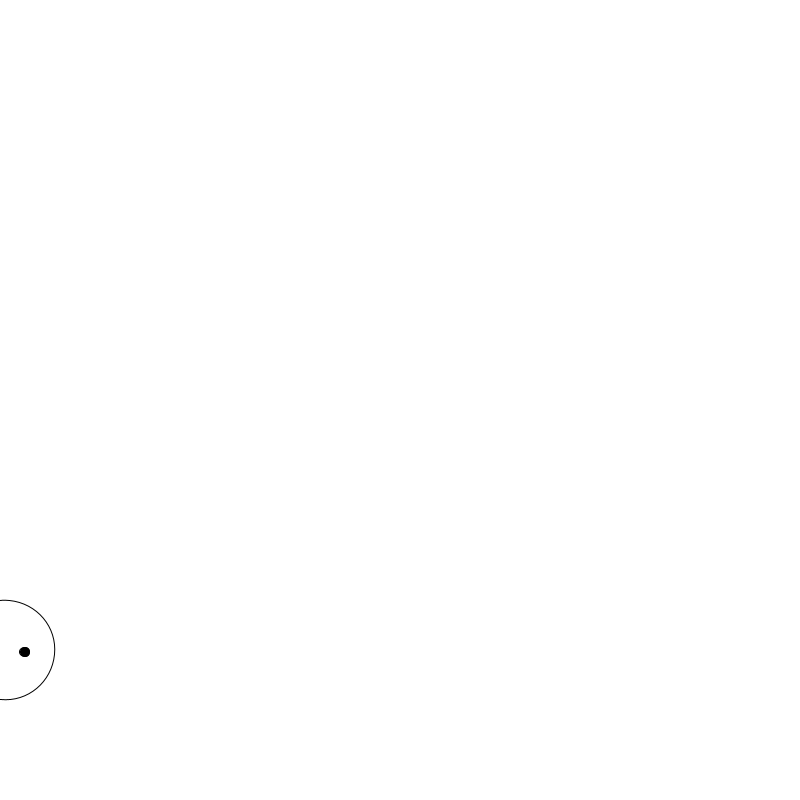
Frame 1 (no input)
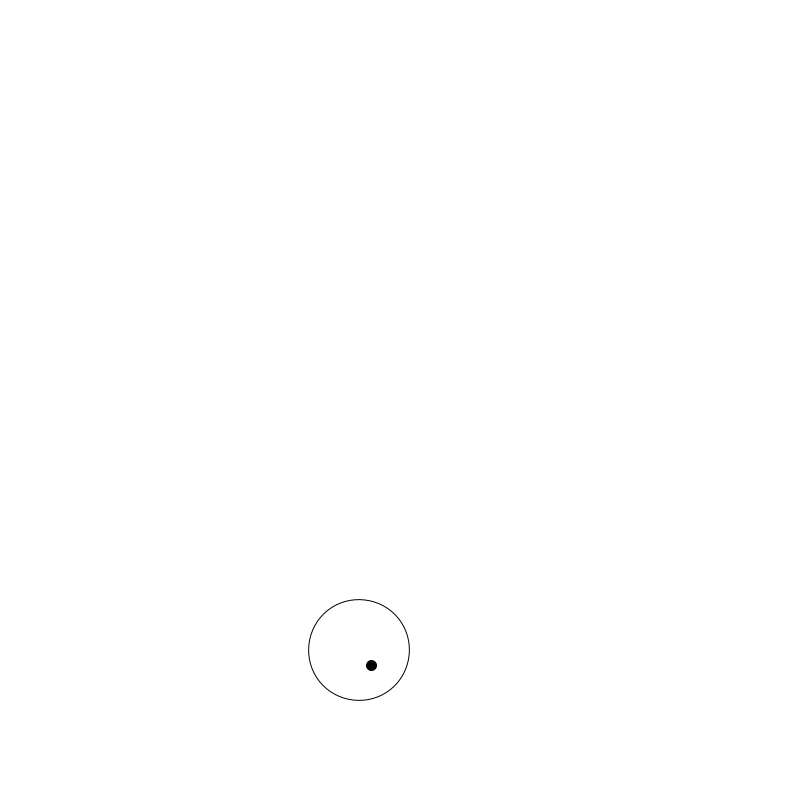
Frame 60 (the mouse pressed at the canvas centre just before this capture)
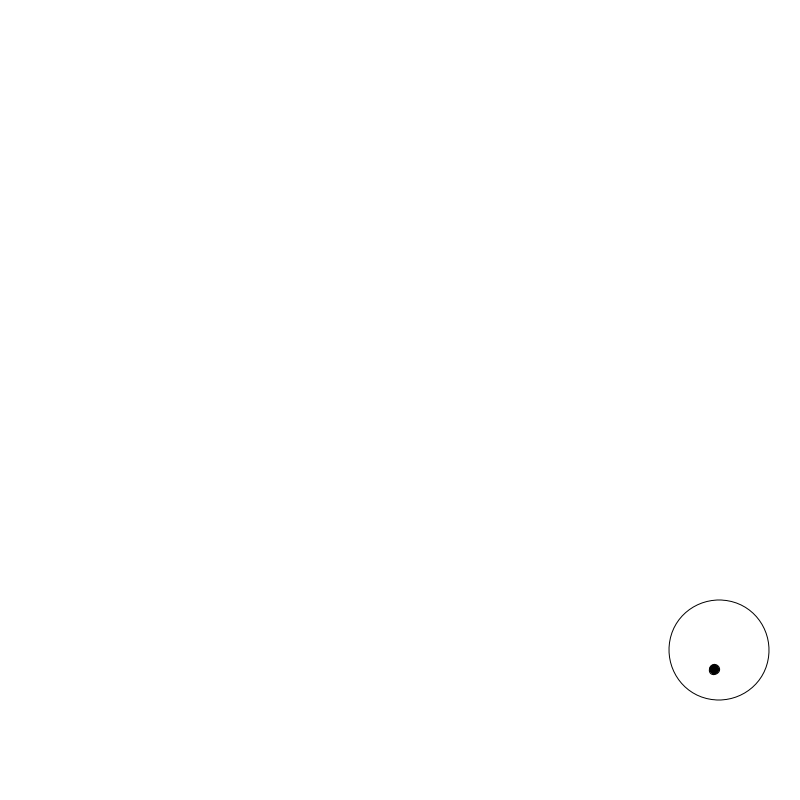
Frame 120 (the mouse held since frame 60 and released just before this capture)

The Processing sketch that drew these frames (run headless with seeded random() and noise(); from frame 60 on, the mouse is pressed at the canvas centre):

// Processing sketch: processing_64849
// ── processing_64849.pde

float  vx, vy, posx, posy;

void setup() {
  vx = 6 ;
  vy= 3 ;  
  posy = 650 ;
  posx = 5 ;

  size (800,800);
  background (255);
  smooth();
}
void draw () {

  background (255);
  translate(posx, posy);
  rotate(posx/50.0);
  fill(255);
  ellipse(0,0, 100, 100);
  fill(0);
  ellipse(20,0,10,10);
  posx = posx + vx;
  if (posx > 800) {
    vx=-vx;
  }
  if (posx < 0) {
    vx=-vx;
  }
}
